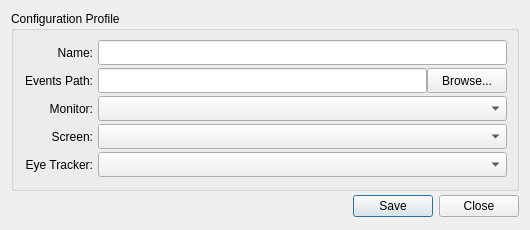
<?xml version="1.0" encoding="UTF-8"?>
<ui version="4.0">
 <class>dlg_configuration</class>
 <widget class="QDialog" name="dlg_configuration">
  <property name="geometry">
   <rect>
    <x>0</x>
    <y>0</y>
    <width>530</width>
    <height>230</height>
   </rect>
  </property>
  <property name="minimumSize">
   <size>
    <width>530</width>
    <height>230</height>
   </size>
  </property>
  <property name="maximumSize">
   <size>
    <width>530</width>
    <height>230</height>
   </size>
  </property>
  <property name="windowTitle">
   <string>Configuration Profile</string>
  </property>
  <layout class="QVBoxLayout" name="verticalLayout">
   <item>
    <widget class="QGroupBox" name="gbox_configuration">
     <property name="sizePolicy">
      <sizepolicy hsizetype="Expanding" vsizetype="Preferred">
       <horstretch>0</horstretch>
       <verstretch>0</verstretch>
      </sizepolicy>
     </property>
     <property name="minimumSize">
      <size>
       <width>0</width>
       <height>180</height>
      </size>
     </property>
     <property name="maximumSize">
      <size>
       <width>16777215</width>
       <height>180</height>
      </size>
     </property>
     <property name="title">
      <string>Configuration Profile</string>
     </property>
     <layout class="QFormLayout" name="formLayout_2">
      <property name="sizeConstraint">
       <enum>QLayout::SetDefaultConstraint</enum>
      </property>
      <property name="fieldGrowthPolicy">
       <enum>QFormLayout::AllNonFixedFieldsGrow</enum>
      </property>
      <property name="labelAlignment">
       <set>Qt::AlignRight|Qt::AlignTop|Qt::AlignTrailing</set>
      </property>
      <property name="horizontalSpacing">
       <number>5</number>
      </property>
      <property name="verticalSpacing">
       <number>3</number>
      </property>
      <item row="0" column="0">
       <widget class="QLabel" name="lbl_name">
        <property name="minimumSize">
         <size>
          <width>70</width>
          <height>25</height>
         </size>
        </property>
        <property name="maximumSize">
         <size>
          <width>70</width>
          <height>25</height>
         </size>
        </property>
        <property name="baseSize">
         <size>
          <width>0</width>
          <height>0</height>
         </size>
        </property>
        <property name="text">
         <string>Name:</string>
        </property>
        <property name="alignment">
         <set>Qt::AlignRight|Qt::AlignTrailing|Qt::AlignVCenter</set>
        </property>
       </widget>
      </item>
      <item row="3" column="0">
       <widget class="QLabel" name="lbl_screen">
        <property name="sizePolicy">
         <sizepolicy hsizetype="Preferred" vsizetype="Fixed">
          <horstretch>0</horstretch>
          <verstretch>0</verstretch>
         </sizepolicy>
        </property>
        <property name="minimumSize">
         <size>
          <width>70</width>
          <height>25</height>
         </size>
        </property>
        <property name="maximumSize">
         <size>
          <width>70</width>
          <height>25</height>
         </size>
        </property>
        <property name="baseSize">
         <size>
          <width>0</width>
          <height>0</height>
         </size>
        </property>
        <property name="text">
         <string>Screen:</string>
        </property>
        <property name="alignment">
         <set>Qt::AlignRight|Qt::AlignTrailing|Qt::AlignVCenter</set>
        </property>
       </widget>
      </item>
      <item row="2" column="0">
       <widget class="QLabel" name="lbl_monitor">
        <property name="sizePolicy">
         <sizepolicy hsizetype="Preferred" vsizetype="Fixed">
          <horstretch>0</horstretch>
          <verstretch>0</verstretch>
         </sizepolicy>
        </property>
        <property name="minimumSize">
         <size>
          <width>70</width>
          <height>25</height>
         </size>
        </property>
        <property name="maximumSize">
         <size>
          <width>70</width>
          <height>25</height>
         </size>
        </property>
        <property name="baseSize">
         <size>
          <width>0</width>
          <height>0</height>
         </size>
        </property>
        <property name="text">
         <string>Monitor:</string>
        </property>
        <property name="alignment">
         <set>Qt::AlignRight|Qt::AlignTrailing|Qt::AlignVCenter</set>
        </property>
       </widget>
      </item>
      <item row="4" column="0">
       <widget class="QLabel" name="lbl_tracker">
        <property name="minimumSize">
         <size>
          <width>70</width>
          <height>25</height>
         </size>
        </property>
        <property name="maximumSize">
         <size>
          <width>70</width>
          <height>25</height>
         </size>
        </property>
        <property name="text">
         <string>Eye Tracker:</string>
        </property>
        <property name="alignment">
         <set>Qt::AlignRight|Qt::AlignTrailing|Qt::AlignVCenter</set>
        </property>
       </widget>
      </item>
      <item row="0" column="1">
       <widget class="QLineEdit" name="led_name">
        <property name="minimumSize">
         <size>
          <width>0</width>
          <height>25</height>
         </size>
        </property>
        <property name="maximumSize">
         <size>
          <width>16777215</width>
          <height>25</height>
         </size>
        </property>
       </widget>
      </item>
      <item row="1" column="0">
       <widget class="QLabel" name="lbl_path">
        <property name="minimumSize">
         <size>
          <width>70</width>
          <height>25</height>
         </size>
        </property>
        <property name="maximumSize">
         <size>
          <width>70</width>
          <height>25</height>
         </size>
        </property>
        <property name="text">
         <string>Events Path:</string>
        </property>
        <property name="alignment">
         <set>Qt::AlignRight|Qt::AlignTrailing|Qt::AlignVCenter</set>
        </property>
       </widget>
      </item>
      <item row="2" column="1">
       <widget class="QComboBox" name="cmb_monitor">
        <property name="minimumSize">
         <size>
          <width>0</width>
          <height>25</height>
         </size>
        </property>
        <property name="maximumSize">
         <size>
          <width>16777215</width>
          <height>25</height>
         </size>
        </property>
       </widget>
      </item>
      <item row="3" column="1">
       <widget class="QComboBox" name="cmb_screen">
        <property name="minimumSize">
         <size>
          <width>0</width>
          <height>25</height>
         </size>
        </property>
        <property name="maximumSize">
         <size>
          <width>16777215</width>
          <height>25</height>
         </size>
        </property>
       </widget>
      </item>
      <item row="4" column="1">
       <widget class="QComboBox" name="cmb_tracker">
        <property name="minimumSize">
         <size>
          <width>0</width>
          <height>25</height>
         </size>
        </property>
        <property name="maximumSize">
         <size>
          <width>16777215</width>
          <height>25</height>
         </size>
        </property>
       </widget>
      </item>
      <item row="1" column="1">
       <layout class="QHBoxLayout" name="hly_01">
        <item>
         <widget class="QLineEdit" name="led_path">
          <property name="minimumSize">
           <size>
            <width>0</width>
            <height>25</height>
           </size>
          </property>
          <property name="maximumSize">
           <size>
            <width>16777215</width>
            <height>25</height>
           </size>
          </property>
          <property name="readOnly">
           <bool>true</bool>
          </property>
         </widget>
        </item>
        <item>
         <widget class="QPushButton" name="pbt_path_browse">
          <property name="minimumSize">
           <size>
            <width>0</width>
            <height>25</height>
           </size>
          </property>
          <property name="maximumSize">
           <size>
            <width>16777215</width>
            <height>25</height>
           </size>
          </property>
          <property name="text">
           <string>Browse...</string>
          </property>
         </widget>
        </item>
       </layout>
      </item>
     </layout>
    </widget>
   </item>
   <item>
    <widget class="QDialogButtonBox" name="bbt_save">
     <property name="minimumSize">
      <size>
       <width>0</width>
       <height>25</height>
      </size>
     </property>
     <property name="maximumSize">
      <size>
       <width>16777215</width>
       <height>25</height>
      </size>
     </property>
     <property name="orientation">
      <enum>Qt::Horizontal</enum>
     </property>
     <property name="standardButtons">
      <set>QDialogButtonBox::Close|QDialogButtonBox::Save</set>
     </property>
    </widget>
   </item>
  </layout>
 </widget>
 <resources/>
 <connections>
  <connection>
   <sender>bbt_save</sender>
   <signal>accepted()</signal>
   <receiver>dlg_configuration</receiver>
   <slot>accept()</slot>
   <hints>
    <hint type="sourcelabel">
     <x>248</x>
     <y>254</y>
    </hint>
    <hint type="destinationlabel">
     <x>157</x>
     <y>274</y>
    </hint>
   </hints>
  </connection>
  <connection>
   <sender>bbt_save</sender>
   <signal>rejected()</signal>
   <receiver>dlg_configuration</receiver>
   <slot>reject()</slot>
   <hints>
    <hint type="sourcelabel">
     <x>316</x>
     <y>260</y>
    </hint>
    <hint type="destinationlabel">
     <x>286</x>
     <y>274</y>
    </hint>
   </hints>
  </connection>
 </connections>
</ui>
